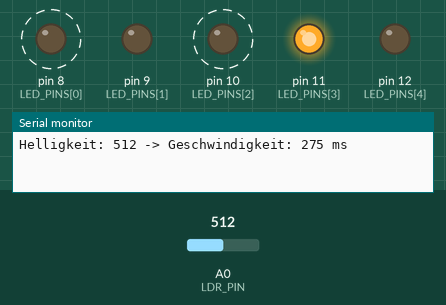
Bench run of a sketch on a simulated Arduino Uno, built with avr-gcc and run on an emulated ATmega328P. On the bench: output pins drawn as LEDs (lit = HIGH), the last lines printed to the serial monitor. Dashed ring = blinking. The inputs (shaded band) are chosen by the test bench; at power-on: A0 (LDR_PIN) = 512.

Above: at 1.51 s.
3.1 s: A0 (LDR_PIN) set to 306
At 3.43 s:
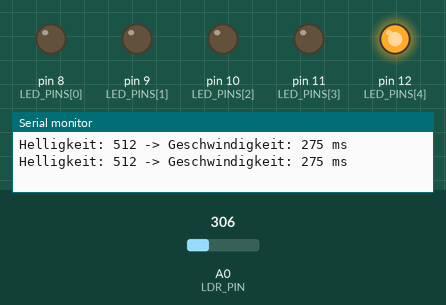
At 4.58 s:
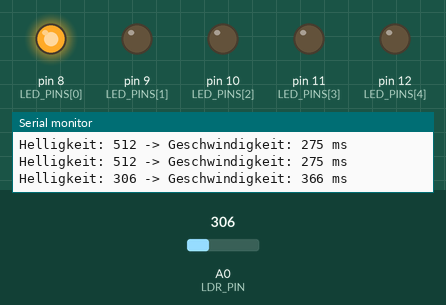
8.8 s: A0 (LDR_PIN) set to 900
At 9.71 s:
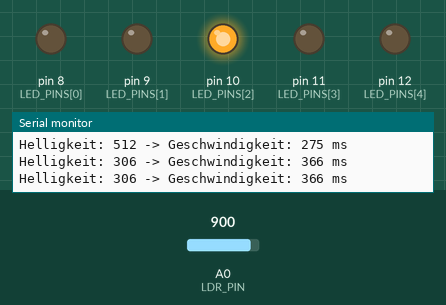
12.3 s: A0 (LDR_PIN) set to 122
15.8 s: A0 (LDR_PIN) set to 0
Timing chart, 0 to 20.3 s (numbered marks = the images above; inputs shaded):
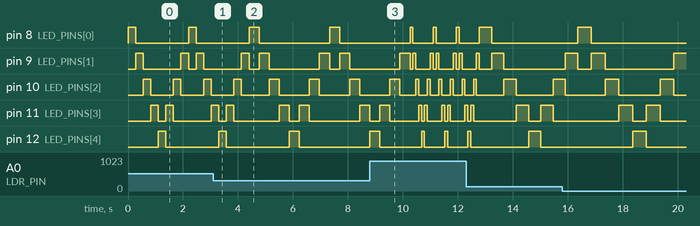

Measured:
- after the input at 3.1 s, pin 8 (LED_PINS[0]): HIGH → LOW after 1.7 s, → HIGH 2.6 s later, → LOW 0.37 s later
- by itself, pin 8 (LED_PINS[0]): alternates HIGH for 0.28 s and LOW for 1.9 s
- by itself, pin 10 (LED_PINS[2]): repeats every 1.4 s: LOW 1.0 s, HIGH 0.37 s

The sketch:

lauflicht_ldr.ino
```cpp
/*
 * Projekt 35: Helligkeitsgesteuertes Lauflicht
 * Geschwindigkeit des Lauflichts hängt von Umgebungshelligkeit ab.
 *
 * Schaltung:
 * - LEDs an Pins 8-12
 * - LDR + 10kΩ an A0
 */

const int LED_PINS[] = {8, 9, 10, 11, 12};
const int ANZAHL_LEDS = 5;
const int LDR_PIN = A0;

void setup() {
  for (int i = 0; i < ANZAHL_LEDS; i++) {
    pinMode(LED_PINS[i], OUTPUT);
  }
  Serial.begin(9600);
}

void loop() {
  int helligkeit = analogRead(LDR_PIN);
  int geschwindigkeit = map(helligkeit, 0, 1023, 500, 50);

  Serial.print("Helligkeit: ");
  Serial.print(helligkeit);
  Serial.print(" -> Geschwindigkeit: ");
  Serial.print(geschwindigkeit);
  Serial.println(" ms");

  // Vorwärts
  for (int i = 0; i < ANZAHL_LEDS; i++) {
    digitalWrite(LED_PINS[i], HIGH);
    delay(geschwindigkeit);
    digitalWrite(LED_PINS[i], LOW);
  }

  // Rückwärts
  for (int i = ANZAHL_LEDS - 2; i > 0; i--) {
    digitalWrite(LED_PINS[i], HIGH);
    delay(geschwindigkeit);
    digitalWrite(LED_PINS[i], LOW);
  }
}
```
